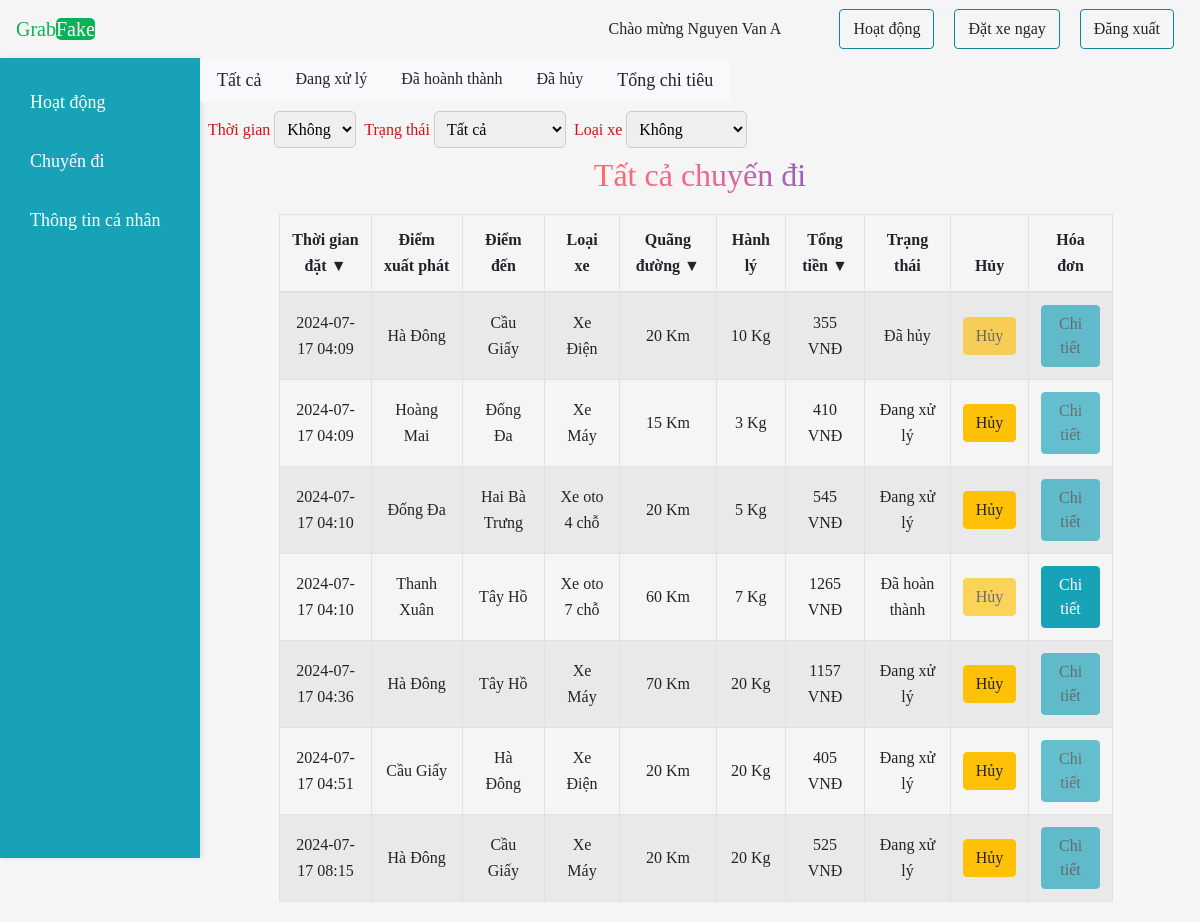
The page /usrride.php (signed in) on the database its author committed.
### tables this page shows
CREATE TABLE `ride` (
  `ride_id` int NOT NULL,
  `ride_date` varchar(20) NOT NULL,
  `from_distance` varchar(50) NOT NULL,
  `to_distance` varchar(50) NOT NULL,
  `cab_type` tinyint NOT NULL,
  `total_distance` varchar(50) NOT NULL,
  `luggage` varchar(50) NOT NULL,
  `total_fare` varchar(50) NOT NULL,
  `status` int NOT NULL,
  `customer_user_id` int NOT NULL,
  `driver_id` int NOT NULL
);

CREATE TABLE `vehicle` (
  `id` int NOT NULL,
  `name` text NOT NULL
);

### dbcon.php (called while the page is built, shortened)
<?php
class Dbcon
{
    public function __construct()
    {
        $this->conn = new mysqli("localhost", "root", "", "grab_fake");
    }
}

### user.php (called while the page is built, shortened)
<?php
require('dbcon.php');
class user
{
    function allride($id, $conn)
    {
        $sql = "SELECT * FROM ride WHERE customer_user_id='$id'";
        $result = $conn->query($sql);
        $appr = array();
        while ($row = $result->fetch_assoc()) {
            array_push($appr, $row);
        }
        return $appr;
    }
}

### usrride.php (the view, shortened to what this page needs)
<?php
if ($_SESSION['userdata']['role'] == 1) {
  include('header.php');
  include('adminwrk.php');
?>
  <header>
    <nav class="navbar navbar-expand-lg">
      <a class="navbar-brand nos" href="#">Grab<span class="logo-header">Fake</span></a>
      <button class="navbar-toggler" type="button" data-toggle="collapse" data-target="#navbarSupportedContent" aria-controls="navbarSupportedContent" aria-expanded="false" aria-label="Toggle navigation">
        <span><i class="fas fa-bars logo text-dark"></i></span>
      </button>
      <div class="collapse navbar-collapse" id="navbarSupportedContent">
        <ul class="navbar-nav ml-auto">
          <li class="nav-item rbtn">
            <a class="btn" href="admin.php">Dashboard</a>
            <a class="btn" href="logout.php">Đăng xuất</a>
          </li>
        </ul>
      </div>
    </nav>
  </header>
<?php
  echo '<h1 class="text-center text-weight-bold text-dark">ADMIN can not Enter User Area</h1>';
} else {
  include('user.php');
  include('header.php');
  include('navs.php');
  include('ussidebar.php');
?>
  <nav class="nav nav-pills nav-justified col-sm-10">
    <?php if ($_SESSION['userdata']['role'] == 3) : ?>
      <button class="nav-link btn btn-light " id="allridu">Tất cả</button>
    <?php endif; ?>
    <a class="nav-link btn btn-light " href="upenride.php">Đang xử lý</a>
    <a class="nav-link btn btn-light " href="ucomride.php">Đã hoành thành</a>
    <?php if ($_SESSION['userdata']['role'] == 3) : ?>
      <a class="nav-link btn btn-light " href="ucanride.php">Đã hủy</a>
      <button class="nav-link btn btn-light " id="ernridu">Tổng chi tiêu</button>
    <?php endif; ?>
  </nav>
  <div id="drp" class="row p-2">
    <div class="mr-2" id="srt">
      <label for="sorting">Thời gian</label>
      <select name="sortu" id="sortu">
        <option value="none">Không</option>
      </select>
    </div>
    <div class="mr-2" id="cstats">
      <label for="stat">Trạng thái</label>
      <select name="cstat" id="cstat">
        <option value="" selected>Tất cả</option>
      </select>
    </div>
    <div class="mr-2" id="cfilt">
      <label for="filter">Loại xe</label>
      <select name="cfil" id="cfil">
        <option value="" selected>Không</option>
      </select>
    </div>
  </div>
  <div class="center" id="allru">
    <h3 class="text-center gradient-text">Tất cả chuyến đi</h3>
    <table id="tbl" class="container-fluid col-lg-10 mr-lg-2 table table-hover table-bordered table-striped">
      <thead>
        <th onclick="sortTable(0,tbl)">Thời gian đặt &#9660;</th>
        <th>Điểm xuất phát</th>
        <th>Điểm đến</th>
        <th>Loại xe</th>
        <th onclick="sortTablen(4,tbl)">Quãng đường &#9660;</th>
        <th onclick="sortTablen(5,tbl)">Hành lý</th>
        <th onclick="sortTablen(6,tbl)">Tổng tiền &#9660;</th>
        <th>Trạng thái</th>
        <?php if ($_SESSION['userdata']['role'] == 3) : ?>
          <th>Hủy</th>
        <?php elseif ($_SESSION['userdata']['role'] == 2) : ?>
          <th>Chấp nhận</th>
        <?php endif; ?>
        <th>Hóa đơn</th>
      </thead>
      <tbody id="tblc">
        <?php
        function getCabName($type, $admc)
        {
          $car = '';
          $sql = "SELECT * FROM `vehicle` WHERE `id` = " . $type;
          $res = $admc->conn->query($sql);
          if ($res->num_rows > 0) {
            while ($row = $res->fetch_assoc()) {
              $car = $row['name'];
            }
          }
          return $car;
        };
        $id = $_SESSION['userdata']['user_id'];
        $adm = new user();
        $admc = new dbcon();
        $showr = $adm->allride($id, $admc->conn);
        foreach ($showr as $key => $val) {
          echo "<tr>
          <td>" . $val['ride_date'] . "</td>
          <td>" . $val['from_distance'] . "</td>
          <td>" . $val['to_distance'] . "</td>
          <td>" . getCabName($val['cab_type'], $admc) . "</td>
          <td>" . $val['total_distance'] . " Km</td>
          <td>" . $val['luggage'] . " Kg</td>
          <td>" . $val['total_fare'] . " VNĐ</td>
          <td>";
          if ($val['status'] == 1) {
            echo "Đang xử lý</td>";
          }
          if ($val['status'] == 0) {
            echo "Đã hủy</td>";
          }
          if ($val['status'] == 2) {
            echo "Đã hoàn thành</td>";
          }
          if ($val['status'] == 1) {
            echo "<td><a class='btn btn-warning' href='usrride.php?action=blk&id=" . $val['ride_id'] . "'>Hủy</a></td>";
          } else {
            echo "<td><a class='btn btn-warning disabled'>Hủy</a></td>";
          }
          if ($val['status'] == 2) {
            echo "<td><a class='btn btn-info' href='invoiceu.php?id=" . $val['ride_id'] . "'>Chi tiết</a></td>";
          } else {
            echo "<td><a class='btn btn-info disabled'>Chi tiết</a></td>";
          }
        }
        ?>
      </tbody>
    </table>
  </div>
<?php include('adfoot.php');
} ?>

### assets/css/style.css (style rules this page uses)
* { box-sizing: border-box; }
h3 { margin-bottom: 0; }
h3.gradient-text { background: linear-gradient(45deg, #ff6b6b, #f06595, #845ec2); -webkit-background-clip: text; -webkit-text-fill-color: transparent; text-align: center; font-size: 2em; transition: transform 0.3s ease-in-out; }
.center { display: flex; flex: 1; flex-direction: column; justify-content: center; align-items: center; }
label { font-size: 16px; margin: auto; padding: auto; color: rgb(212, 17, 17); }
select { padding: 8px; border-radius: 5px; border: 1px solid #ccc; }
option { padding: 8px; border-radius: 5px; border: 1px solid #ccc; }
button { font-size: 18px !important; }
th { cursor: pointer; }
.table { margin: 20px 0; }
.table th, .table td { text-align: center; vertical-align: middle; }
.table th { cursor: pointer; transition: background-color 0.3s; }

### rows shown on the page
ride: ride_date "2024-07-17 04:09", from_distance "Hà Đông", to_distance "Cầu Giấy", cab_type.name "Xe Điện", total_distance "20", luggage "10", total_fare "355", status "Đã hủy"
ride: ride_date "2024-07-17 04:09", from_distance "Hoàng Mai", to_distance "Đống Đa", cab_type.name "Xe Máy", total_distance "15", luggage "3", total_fare "410", status "Đang xử lý"
ride: ride_date "2024-07-17 04:10", from_distance "Đống Đa", to_distance "Hai Bà Trưng", cab_type.name "Xe oto 4 chỗ", total_distance "20", luggage "5", total_fare "545", status "Đang xử lý"
ride: ride_date "2024-07-17 04:10", from_distance "Thanh Xuân", to_distance "Tây Hồ", cab_type.name "Xe oto 7 chỗ", total_distance "60", luggage "7", total_fare "1265", status "Đã hoàn thành"
ride: ride_date "2024-07-17 04:36", from_distance "Hà Đông", to_distance "Tây Hồ", cab_type.name "Xe Máy", total_distance "70", luggage "20", total_fare "1157", status "Đang xử lý"
ride: ride_date "2024-07-17 04:51", from_distance "Cầu Giấy", to_distance "Hà Đông", cab_type.name "Xe Điện", total_distance "20", luggage "20", total_fare "405", status "Đang xử lý"
ride: ride_date "2024-07-17 08:15", from_distance "Hà Đông", to_distance "Cầu Giấy", cab_type.name "Xe Máy", total_distance "20", luggage "20", total_fare "525", status "Đang xử lý"

### other values the page prints
$_SESSION['userdata']['username'] "Nguyen Van A"
